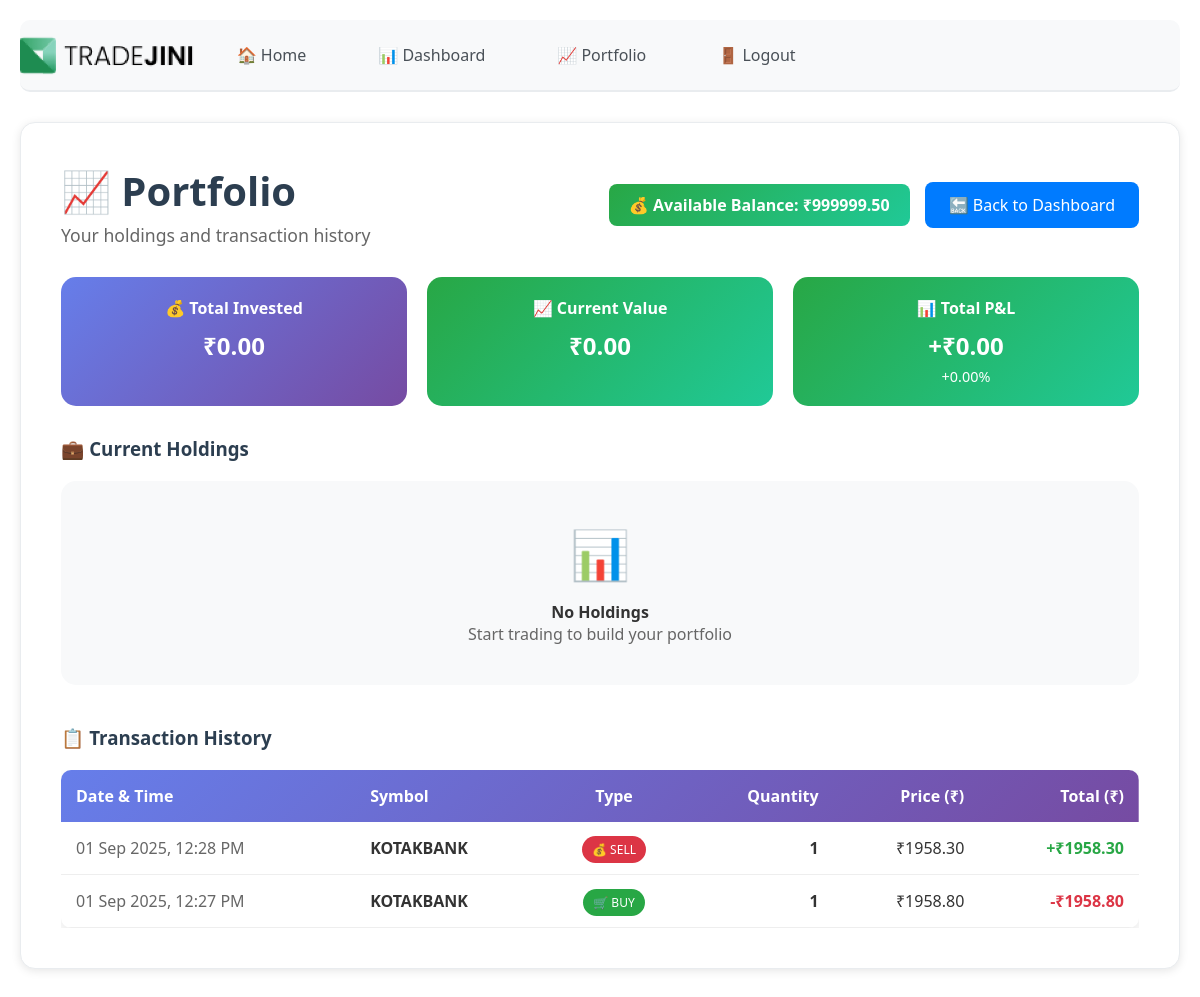
Page /portfolio (signed in) on the committed database.
### models.py (models this page shows, shortened)
class User(UserMixin, db.Model):
    id = db.Column(db.Integer, primary_key=True)
    username = db.Column(db.String(200), unique=True, nullable=False)
    email = db.Column(db.String(200), unique=True, nullable=False)
    password_hash = db.Column(db.String(200), nullable=False)
    balance = db.Column(db.Float, default=100000.0)
    is_admin = db.Column(db.Boolean, default=False)
    is_active = db.Column(db.Boolean, default=True)
    created_at = db.Column(db.DateTime, default=datetime.utcnow)

class Transaction(db.Model):
    id = db.Column(db.Integer, primary_key=True)
    user_id = db.Column(db.Integer, db.ForeignKey('user.id'), nullable=False)
    symbol = db.Column(db.String(50), nullable=False)
    type = db.Column(db.String(10), nullable=False)
    quantity = db.Column(db.Integer, nullable=False)
    price = db.Column(db.Float, nullable=False)
    timestamp = db.Column(db.DateTime, default=datetime.now)

### app.py (the view, shortened to what this page needs)
  @app.route("/portfolio")
  @login_required
  def portfolio():
    user_id = session['user_id']
    transactions = Transaction.query.filter_by(user_id=user_id).order_by(Transaction.timestamp.desc()).all()
    holdings = {}
    for t in Transaction.query.filter_by(user_id=user_id).all():
        if t.symbol not in holdings:
            holdings[t.symbol] = {'buy_qty': 0, 'sell_qty': 0, 'buy_value': 0, 'sell_value': 0}
        if t.type == 'BUY':
            holdings[t.symbol]['buy_qty'] += t.quantity
            holdings[t.symbol]['buy_value'] += t.quantity * t.price
        else:
            holdings[t.symbol]['sell_qty'] += t.quantity
            holdings[t.symbol]['sell_value'] += t.quantity * t.price
    current_holdings = {}
    total_invested = 0
    total_current_value = 0
    for symbol, data in holdings.items():
        net_qty = data['buy_qty'] - data['sell_qty']
    total_pnl = total_current_value - total_invested
    total_pnl_percent = (total_pnl / total_invested * 100) if total_invested > 0 else 0
    portfolio_summary = {
        'total_invested': total_invested,
        'current_value': total_current_value,
        'total_pnl': total_pnl,
        'total_pnl_percent': total_pnl_percent
    }
    from datetime import timedelta
    return render_template("portfolio.html", transactions=transactions, holdings=current_holdings, summary=portfolio_summary, current_user=User.query.get(user_id), timedelta=timedelta)

### templates/portfolio.html (shortened to what this page needs)
{% extends 'layout.html' %}
{% block content %}
<div style="display: flex; justify-content: space-between; align-items: center; margin-bottom: 30px;">
  <div>
    <h2 style="font-size: 2.5em; margin-bottom: 5px;">📈 Portfolio</h2>
    <p style="color: #666; font-size: 1.1em;">Your holdings and transaction history</p>
  </div>
  <div style="display: flex; gap: 15px; align-items: center;">
    <div style="background: linear-gradient(135deg, #28a745 0%, #20c997 100%); color: white; padding: 10px 20px; border-radius: 8px; font-weight: bold;">
      💰 Available Balance: ₹{{ '%.2f'|format(current_user.balance) }}
    </div>
    <a href="/dashboard" class="btn">🔙 Back to Dashboard</a>
  </div>
</div>
{% if summary %}
<div style="display: grid; grid-template-columns: repeat(auto-fit, minmax(200px, 1fr)); gap: 20px; margin-bottom: 30px;">
  <div style="background: linear-gradient(135deg, #667eea 0%, #764ba2 100%); color: white; padding: 20px; border-radius: 15px; text-align: center;">
    <h4 style="margin: 0 0 10px 0;">💰 Total Invested</h4>
    <p style="font-size: 1.5em; font-weight: bold; margin: 0;">₹{{ '%.2f'|format(summary.total_invested) }}</p>
  </div>
  <div style="background: linear-gradient(135deg, #28a745 0%, #20c997 100%); color: white; padding: 20px; border-radius: 15px; text-align: center;">
    <h4 style="margin: 0 0 10px 0;">📈 Current Value</h4>
    <p style="font-size: 1.5em; font-weight: bold; margin: 0;">₹{{ '%.2f'|format(summary.current_value) }}</p>
  </div>
  <div style="background: linear-gradient(135deg, {{ '#28a745' if summary.total_pnl >= 0 else '#dc3545' }} 0%, {{ '#20c997' if summary.total_pnl >= 0 else '#c82333' }} 100%); color: white; padding: 20px; border-radius: 15px; text-align: center;">
    <h4 style="margin: 0 0 10px 0;">{{ '📊' if summary.total_pnl >= 0 else '📉' }} Total P&L</h4>
    <p style="font-size: 1.5em; font-weight: bold; margin: 0;">{{ '+' if summary.total_pnl >= 0 else '' }}₹{{ '%.2f'|format(summary.total_pnl) }}</p>
    <p style="font-size: 0.9em; margin: 5px 0 0 0;">{{ '+' if summary.total_pnl_percent >= 0 else '' }}{{ '%.2f'|format(summary.total_pnl_percent) }}%</p>
  </div>
</div>
{% endif %}
<h3 style="margin-bottom: 20px;">💼 Current Holdings</h3>
{% if holdings %}
<div style="overflow-x: auto; margin-bottom: 40px;">
  <table style="width: 100%; border-collapse: collapse; background: white; border-radius: 10px; overflow: hidden; box-shadow: 0 5px 15px rgba(0,0,0,0.1);">
    <thead style="background: linear-gradient(135deg, #28a745 0%, #20c997 100%); color: white;">
      <tr>
        <th style="padding: 15px; text-align: left;">Symbol</th>
        <th style="padding: 15px; text-align: right;">Quantity</th>
        <th style="padding: 15px; text-align: right;">Avg Price</th>
        <th style="padding: 15px; text-align: right;">Current Price</th>
        <th style="padding: 15px; text-align: right;">Invested</th>
        <th style="padding: 15px; text-align: right;">Current Value</th>
        <th style="padding: 15px; text-align: right;">P&L</th>
      </tr>
    </thead>
    <tbody>
      {% for symbol, data in holdings.items() %}
      <tr style="border-bottom: 1px solid #eee;" data-symbol="{{ symbol }}">
        <td style="padding: 15px; font-weight: bold; color: #333;">{{ symbol }}</td>
        <td style="padding: 15px; text-align: right; font-weight: bold;" class="quantity">{{ data['quantity'] }}</td>
        <td style="padding: 15px; text-align: right;" class="avg-price">₹{{ '%.2f'|format(data['avg_price']) }}</td>
        <td style="padding: 15px; text-align: right; font-weight: bold; color: #28a745;" class="live-price" data-symbol="{{ symbol }}">₹{{ '%.2f'|format(data['current_price']) }}</td>
        <td style="padding: 15px; text-align: right;">₹{{ '%.2f'|format(data['invested']) }}</td>
        <td style="padding: 15px; text-align: right; font-weight: bold;" class="current-value">₹{{ '%.2f'|format(data['current_value']) }}</td>
        <td style="padding: 15px; text-align: right; font-weight: bold; color: {{ '#28a745' if data['pnl'] >= 0 else '#dc3545' }};" class="pnl">
          {{ '+' if data['pnl'] >= 0 else '' }}₹{{ '%.2f'|format(data['pnl']) }}<br>
          <small>({{ '+' if data['pnl_percent'] >= 0 else '' }}{{ '%.2f'|format(data['pnl_percent']) }}%)</small>
        </td>
      </tr>
      {% endfor %}
    </tbody>
  </table>
</div>
{% else %}
<div style="text-align: center; padding: 40px 20px; background: #f8f9fa; border-radius: 15px; margin-bottom: 40px;">
  <div style="font-size: 3em; margin-bottom: 15px;">📊</div>
  <h4>No Holdings</h4>
  <p style="color: #666;">Start trading to build your portfolio</p>
</div>
{% endif %}
<h3 style="margin-bottom: 20px;">📋 Transaction History</h3>
{% if transactions %}
<div style="overflow-x: auto;">
  <table style="width: 100%; border-collapse: collapse; background: white; border-radius: 10px; overflow: hidden; box-shadow: 0 5px 15px rgba(0,0,0,0.1);">
    <thead style="background: linear-gradient(135deg, #667eea 0%, #764ba2 100%); color: white;">
      <tr>
        <th style="padding: 15px; text-align: left;">Date & Time</th>
        <th style="padding: 15px; text-align: left;">Symbol</th>
        <th style="padding: 15px; text-align: center;">Type</th>
        <th style="padding: 15px; text-align: right;">Quantity</th>
        <th style="padding: 15px; text-align: right;">Price (₹)</th>
        <th style="padding: 15px; text-align: right;">Total (₹)</th>
      </tr>
    </thead>
    <tbody>
      {% for transaction in transactions %}
      <tr style="border-bottom: 1px solid #eee;">
        <td style="padding: 15px; color: #666;">{{ (transaction.timestamp + timedelta(hours=5, minutes=30)).strftime('%d %b %Y, %I:%M %p') }}</td>
        <td style="padding: 15px; font-weight: bold; color: #333;">{{ transaction.symbol }}</td>
        <td style="padding: 15px; text-align: center;">
          {% if transaction.type == 'BUY' %}
          <span style="background: #28a745; color: white; padding: 5px 10px; border-radius: 15px; font-size: 12px;">
            🛒 BUY
          </span>
          {% else %}
          <span style="background: #dc3545; color: white; padding: 5px 10px; border-radius: 15px; font-size: 12px;">
            💰 SELL
          </span>
          {% endif %}
        </td>
        <td style="padding: 15px; text-align: right; font-weight: bold;">{{ transaction.quantity }}</td>
        <td style="padding: 15px; text-align: right; color: #333;">₹{{ '%.2f'|format(transaction.price) }}</td>
        <td style="padding: 15px; text-align: right; font-weight: bold;
           {% if transaction.type == 'BUY' %}color: #dc3545;{% else %}color: #28a745;{% endif %}">
          {% if transaction.type == 'BUY' %}-{% else %}+{% endif %}₹{{ '%.2f'|format(transaction.price * transaction.quantity) }}
        </td>
      </tr>
      {% endfor %}
    </tbody>
  </table>
</div>
{% endif %}
{% endblock %}

### templates/layout.html (shortened to what this page needs)
<!DOCTYPE html>
<html lang="en">
  <head>
  </head>
  <body>
    <div class="container">
      <nav style="display: flex; align-items: center; justify-content: space-between;">
        <div style="display: flex; align-items: center; gap: 10px;">
          <img src="{{ url_for('static', filename='logo_long.png') }}" alt="CubePlus" style="height: 40px;">
          <a href="/">🏠 Home</a>
        {% if session['user_id'] %}
        <a href="/dashboard">📊 Dashboard</a>
        <a href="/portfolio">📈 Portfolio</a>
        <a href="/logout">🚪 Logout</a>
        {% else %}
        <a href="/login">🔑 Login</a>
        {% endif %}
        </div>
      </nav>
      <div class="content">
        {% block content %} {% endblock %}
      </div>
    </div>
  </body>
</html>

### templates/layout.html (style rules this page uses)
* { margin: 0; padding: 0; box-sizing: border-box; }
body { font-family: 'Segoe UI', Tahoma, Geneva, Verdana, sans-serif; background: white; min-height: 100vh; color: #333; }
.container { max-width: 1200px; margin: 0 auto; padding: 20px; }
nav { background: #f8f9fa; border-bottom: 2px solid #e9ecef; padding: 15px 0; margin-bottom: 30px; border-radius: 10px; }
nav a { color: #495057; text-decoration: none; margin: 0 15px; padding: 8px 16px; border-radius: 5px; transition: background 0.3s; }
.content { background: white; padding: 40px; border-radius: 15px; box-shadow: 0 2px 10px rgba(0, 0, 0, 0.1); margin-bottom: 20px; border: 1px solid #e9ecef; }
h1, h2, h3 { color: #2c3e50; margin-bottom: 20px; }
.btn { background: #007bff; color: white; padding: 12px 24px; border: none; border-radius: 8px; cursor: pointer; font-size: 16px; transition: all 0.3s; text-decoration: none; display: inline-block; }

### rows in the picture
User: balance "999999.50"
Transaction: timestamp "01 Sep 2025, 12:28 PM", type "💰 SELL", price "1958.30", transaction.price*transaction.quantity "1958.30"
Transaction: timestamp "01 Sep 2025, 12:27 PM", type "🛒 BUY", price "1958.80", transaction.price*transaction.quantity "1958.80"

### other values in the picture
{{ '%.2f'|format(summary.total_invested) }} "0.00"
{{ '%.2f'|format(summary.current_value) }} "0.00"
{{ '📊' if summary.total_pnl >= 0 else '📉' }} "📊"
{{ '+' if summary.total_pnl >= 0 else '' }} "+"
{{ '%.2f'|format(summary.total_pnl) }} "0.00"
{{ '+' if summary.total_pnl_percent >= 0 else '' }} "+"
{{ '%.2f'|format(summary.total_pnl_percent) }} "0.00"
